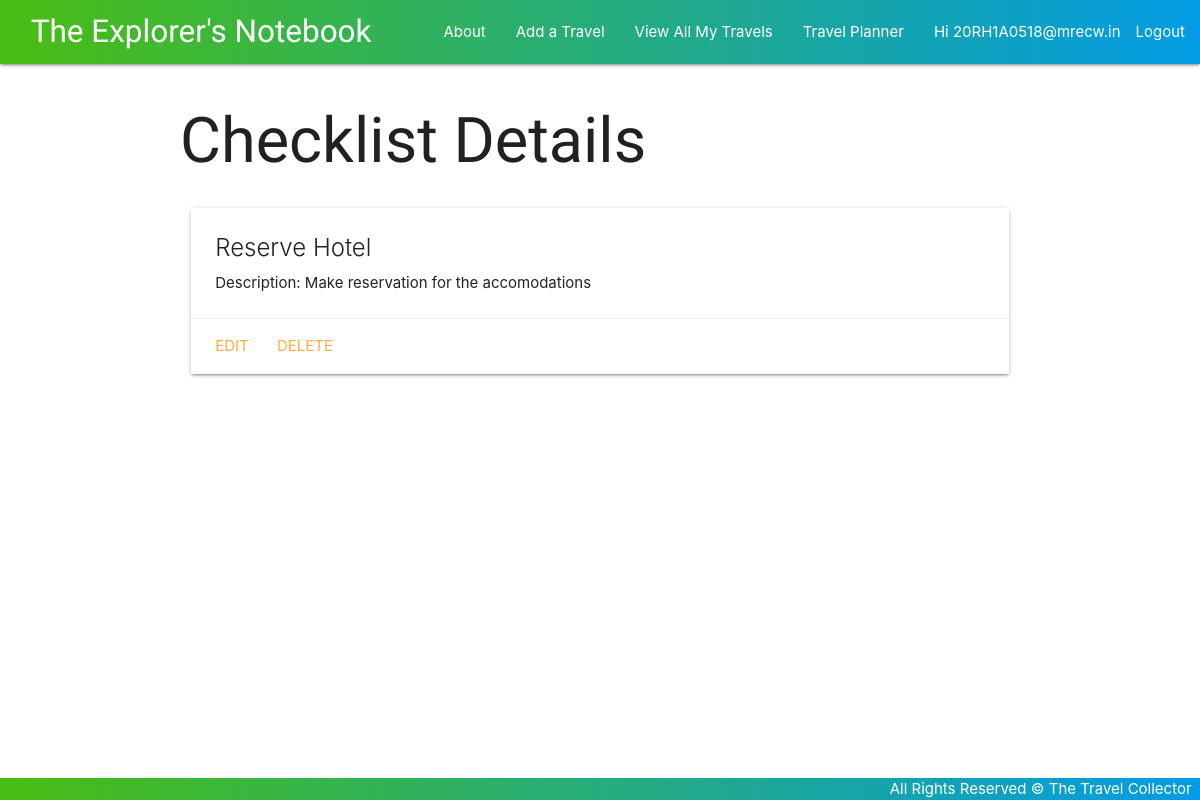
Screenshot of /checklists/2/ (signed in) with the database file from the repository.
### main_app/models.py (models this page shows, shortened)
class Checklist(models.Model):
    name = models.CharField(max_length=50)
    description = models.CharField(max_length=250)
    user = models.ForeignKey(User, on_delete=models.CASCADE)

### main_app/views.py (the view)
# urls.py: path('checklists/<int:pk>/', views.ChecklistDetail.as_view(), name='checklists_detail'),
class ChecklistDetail(LoginRequiredMixin, DetailView):
    model = Checklist

### main_app/templates/main_app/checklist_detail.html
{% extends 'base.html' %}
{% block content %}
<h1>Checklist Details </h1>
<div class="row">
    <div class="col s12 col-offeset-3">
        <div class="card">
            <div class="card-content">
                <span class="card-title">{{ checklist.name }}</span>
                <p>Description: {{ checklist.description }}</p>
            </div>
            <div class="card-action">
                <a href="{% url 'checklists_update' checklist.id %}">Edit</a>
                <a href="{% url 'checklists_delete' checklist.id %}">Delete</a>
            </div>
        </div>
    </div>
</div>
{% endblock %}

### main_app/templates/base.html (shortened to what this page needs)
{% load static %}
<!DOCTYPE html>
<html lang="en">
<head>
    <link rel="stylesheet" href="https://cdnjs.cloudflare.com/ajax/libs/materialize/1.0.0/css/materialize.min.css">
    <link rel="stylesheet" href="{% static '/css/style.css' %}">
</head>
<body>
    <header>
    <div class="navbar-fixed">
        <nav>
            <div class="nav-wrapper">
                <a href="{% url 'home' %}" class="left brand-logo"> &nbsp; &nbsp; The Explorer's Notebook</a>
                <ul class="right hide-on-med-and-down">
                    <li><a href="{% url 'about' %}"> About </a></li>
                    {% if user.is_authenticated %}
                    <li><a href="{% url 'travels_create' %}"> Add a Travel </a></li>
                    <li><a href="{% url 'index' %}"> View All My Travels </a></li>
                    <li><a class="dropdown-trigger" href="#!" data-target="dropdown1">Travel Planner</a></li>
                    <li>Hi {{ user.username }}</li>
                    <li><a href="{% url 'logout' %}"> Logout </a> </li>
                    {% else %}
                    <li><a href="{% url 'signup' %}">Signup</a></li>
                    <li><a href="{% url 'login' %}">Login</a></li>
                    {% endif %}
                </ul>
            </div>
        </nav>
    </div>
    </header>
    <main class="container">
        {% block content %}
        {% endblock %}
    </main>
    <footer class="page-footer custom-footer">
        <div class="right">
            All Rights Reserved &copy; The Travel Collector &nbsp;
        </div>
    </footer>
</body>
</html>

### main_app/static/css/style.css (style rules this page uses)
body { display: flex; min-height: 100vh; flex-direction: column; }
h1, .brand-logo { font-family: 'Style Script', cursive; }
nav .nav-wrapper { background: linear-gradient(90deg, #49bd13 0%, #039be5 100%); }
main { flex: 1 0 auto; }
footer.page-footer { padding-top: 0; text-align: right; background: linear-gradient(90deg, #49bd13 0%, #039be5 100%); }
a { color: #26a69a; }

### rows the page displays
Checklist: name "Reserve Hotel", description "Make reservation for the accomodations"

### other values shown
{{ user.username }} "20RH1A0518@mrecw.in"
